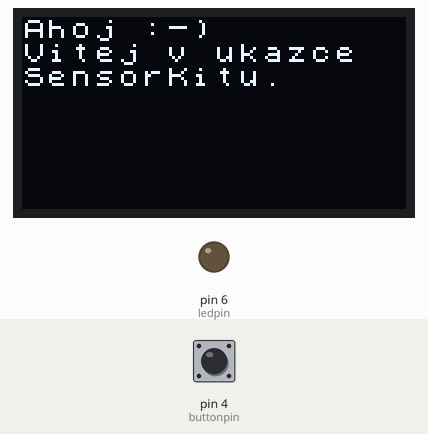
A sketch run on a simulated Arduino Uno, built with avr-gcc and run on an emulated ATmega328P. Shown: 128×64 one-colour display, output pins drawn as LEDs (lit = HIGH). Inputs (shaded band) come from the test bench; at power-on: pin 4 (buttonpin) HIGH.

Above: at 2.3 s.
At 18.0 s:
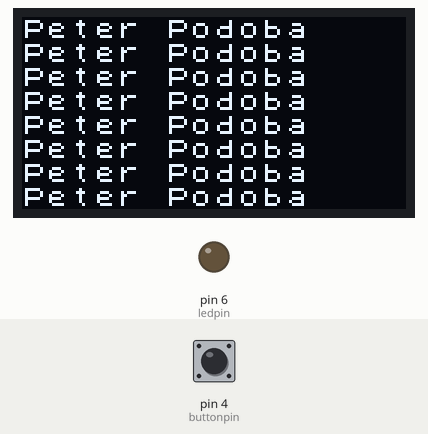
18.1 s: pin 4 (buttonpin) pulled LOW for 3 s
At 19.0 s:
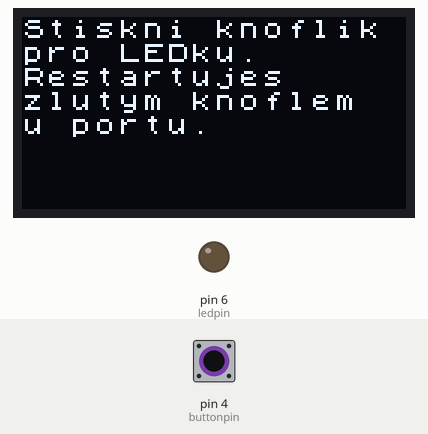
At 26.1 s:
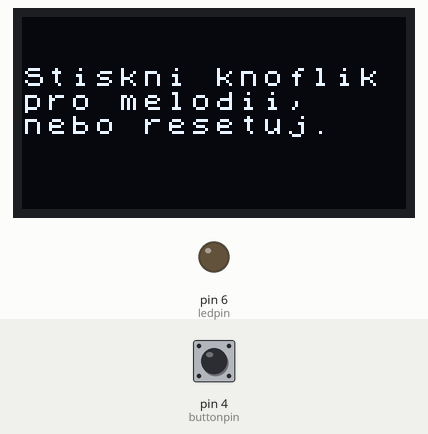
Timing chart, 0 to 33.2 s (numbered marks = the images above; inputs shaded):
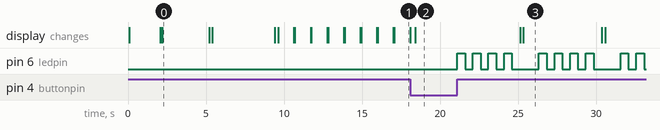

The sketch:

seedkit_UKAZKA_RV.ino
```cpp
/* --------------------PROGRAM PRO SEEEDKIT, ukázka chodu--------------------
 * Program sloužící k pochopení základů programování
 * komentáře jsou vždy texty začínající s //
 * Program doporučuji pro správné pochopení číst posloupně,
 * a to podle částí (PRVNÍ - SEDMÁ) - jsou PROMÍCHANÉ!!!
 * INTERKATIVNÍ ČÁSTI PROGRAMU JSOU OKOMENTOVÁNY ZAČÁTKEM "HRAJ SI"
 * Napsal René Valenta, 12/2022
 */

//--------------PRVNÍ ČÁST--------------//
// nahrání knihoven funkcí
// knihovna SensorKit pro OLED displej
#include <Arduino_SensorKit.h>

// deklarace (vytvoření) proměnné buttonpin s číslem 4

// nejčastější proměnné do začátku jsou: int, float, String, bool
// int = přirozené číslo, float = nepřirozené číslo (desetinné)
// String = text, bool = True/False (pravda/nepravda)
// jedná se o číslo digitálního vstupu tlačítka,
// které uložíme do paměti pod název "buttonpin"
int buttonpin = 4;

// to samé pro LED diodu
int ledpin = 6;

// to samé pro bzučák
int buzzerpin = 5;

// deklarace proměnných frekvencí bzučáku pod názvy not
int NOTE_G3 = 196;
int NOTE_A3 = 220;
int NOTE_B3 = 247;
int NOTE_C4 = 262;

// deklarace posloupnosti tónů
int melodie[] = {
   NOTE_C4, NOTE_G3, NOTE_G3, NOTE_A3, NOTE_G3, 0, NOTE_B3, NOTE_C4
};

// deklarace posloupnosti trvání tónů (vteřiny)
int trvaniMelodie[] = {
  4, 8, 8, 4, 4, 4, 4, 4
};

//--------------DRUHÁ ČÁST--------------//
// funkce setup()
// funkce začínají vždy jako "void" (tzn. funkce) a poté její název zakončen uzavřenou závorkou
// každá funkce je ohraničena kroucenou závorkou (od názvu až po její konec)
// tím se rozlišují jednotlivé části programu (procesy)
// tato funkce nastavuje všechny komunikace, moduly a vstupy/výstupy
void setup() {

  // zahájení sériové komunikace s OLED displejem
  Oled.begin();

  // nastavení naklopení displeje
  Oled.setFlipMode(true);

  // nastavení tlačítka (digitálního pinu) jako vstupu
  // vstup je nastaven jako PULLUP, tudíž pro Arduino: nestisklý = HIGH, stisklý = LOW
  // použita je zde naše proměnná buttonpin, jinak by zde bylo číslo 4
  pinMode(buttonpin, INPUT_PULLUP);

  // to samé pro LED diodu, OUTPUT = výstup
  pinMode(ledpin, OUTPUT);
}

//--------------SEDMÁ ČÁST--------------//
// funkce melodik()
// opět běží smyčka while (true), a to kvůli stálé
// kontrole stavu tlačítka - kdyby nebyla ve smyčce,
// ihned by zapomněla jeho stav a vůbec by se nespustila
void melodik() {

while (true) {

  // pokud bude stav tlačítka stisklý, provede úkon co zadáme
  if (digitalRead(buttonpin) == HIGH) {

      // cyklus FOR
      // cyklus FOR je odlišný od cyklu WHILE tím, že u něj známe přesné parametry
      // víme totiž na jaké hodnotě začne, na jaké skončí a jak bude posloupně postupovat
      // (zda bude inkrementovat (zvyšovat hodnotu), nebo dekrementovat (snižovat hodnotu)
      // zde zavádíme začátek na deklarované proměnné ton = 0,
      // druhý zápis určuje konec cyklu (jakmile bude ton = 8),
      // poslední zápis ton++ říká, že inkrementujeme
      for (int ton = 0; ton < 8; ton++) {

        // ihned pod cyklem for je v závorce vše, co pro každý prvek dané posloupnosti udělá
        // zavede pro každý prvek proměnnou dobatonu, což 1000 děleno (/) prvkem ton v seznamu trvaniMelodie[]
        int dobatonu = 1000 / trvaniMelodie[ton];

        // výsledek vynásobí 1.30, a to uloží pod proměnnou spozdeni (čas mezi tóny)
        int spozdeni = dobatonu * 1.30;

        // metodou tone() pošle do výstupu buzzerpin tón ze seznamu tónů, který potrvá určitou dobu
        // tato doba je brána ze seznamu trvaniMelodie[]
        tone(buzzerpin, melodie[ton], trvaniMelodie);

        // vyčká konkrétní prodlevu
        delay(spozdeni);

        // vypne výstup na buzzerpin
        noTone(buzzerpin);
      }
      if (digitalRead(buttonpin) == LOW) {
        // HRAJ SI - zde zadej obsah jaký chceš (dej pozor, maximum znaků pro řádek je 16)
        oledInteractive("Peter Podoba");
      }
  }
}
}

//--------------ŠESTÁ ČÁST--------------//
// funkce LEDshow
// spouštící cyklus zjišťující stav tlačítka
// a obsahující blikající sekvenci
void LEDshow() {

  // cyklus while (true) znamená, že se opakuje donekonečna,
  // pokud není přerušen
  while (true) {

    // pokud bude stav tlačítka stisklý, provede úkon co zadáme
    if (digitalRead(buttonpin) == HIGH) {

        // pošle na výstup LED diody HIGH (tj. logická 1, +5V)
        digitalWrite(ledpin, HIGH);

        // vyčká půl vteřiny
        delay(500);

        // pošle na výstup LOW (tj. logická 0, vypne napájení)
        digitalWrite(ledpin, LOW);
        delay(500);
        digitalWrite(ledpin, HIGH);
        delay(500);
        digitalWrite(ledpin, LOW);
        delay(500);
        digitalWrite(ledpin, HIGH);
        delay(500);
        digitalWrite(ledpin, LOW);
        delay(500);
        digitalWrite(ledpin, HIGH);
        delay(500);
        digitalWrite(ledpin, LOW);
        delay(500);

        Oled.clearDisplay();
        Oled.setFont(u8x8_font_chroma48medium8_r);
        Oled.setCursor(0,2);
        Oled.println("Stiskni knoflik");
        Oled.setCursor(0,3);
        Oled.println("pro melodii,");
        Oled.setCursor(0,4);
        Oled.println("nebo resetuj.");
        delay(1000);

        // zde již nepotřebujeme přerušovat cyklus, nýbrž jen spustit funkce
        // proto zde nemáme switch/case, ale jednoduchou podmínku if = pokud
        // pokud bude stav tlačítka stisklý, provede úkon co zadáme
        if (digitalRead(buttonpin) == LOW) {

          // spustí melodickou funkci
          melodik();
        }
  }
  }
}

//--------------ČTVRTÁ ČÁST--------------//
// funkce oledIntroduction
// funkce spouštící primitivní úvod
void oledIntroduction() {

  // nastavení fontu písma
  Oled.setFont(u8x8_font_chroma48medium8_r);

  // nastavení kurzoru textu (osa x-počáteční znak v řádku,osa y-řádek)
  // počet znaků na řádku je 16, počet řádků je 8, číslovaných logicky - tedy 0-7
  Oled.setCursor(0,0);

  // vytištění textu (musíme hlídat počet znaků)
  Oled.println("Ahoj :-)");

  // vyčká 2 sekundy (2000 milisekund)
  delay(2000);

  // dál pokračujeme stejně, pouze měníme řádky
  // a tiskneme nové texty
  Oled.setCursor(0,1);
  Oled.println("Vitej v ukazce");
  Oled.setCursor(0,2);
  Oled.println("SensorKitu.");
  delay(3000);
  Oled.setCursor(0,3);
  Oled.println("Displej vypise");
  Oled.setCursor(0,4);
  Oled.println("text, ktery");
  Oled.setCursor(0,5);
  Oled.println("mu zadas.");
  delay(4000);
  Oled.clearDisplay();
  Oled.setCursor(0,2);
  Oled.println("Stiskni knoflik");
  Oled.setCursor(0,3);
  Oled.println("pro tisk:");
}

//--------------PÁTÁ ČÁST--------------//
// HRAJ SI - funkce oledInteractive
// v závorce funkce máme deklarovanou textovou proměnnou content
// tato proměnná je parametr funkce, což je libovolná proměnná,
// kterou použijeme v dané funkci jak chceme, a poté
// když funkci spustíme kdekoliv jinde, do její závorky
// napíšeme obsah, který bude tato proměnná mít
// tím funkce provede svůj úkon s daty, které jí předložíme
void oledInteractive(String content) {

  // cyklus while (true) znamená, že se opakuje donekonečna,
  // pokud není přerušen
  while (true) {

    // pokud bude stav tlačítka stisklý, provede úkon co zadáme
    if (digitalRead(buttonpin) == HIGH) {

        // smaže obsah
        Oled.clearDisplay();
        Oled.setFont(u8x8_font_chroma48medium8_r);
        Oled.setCursor(0,0);
        Oled.println(content);
        delay(1000);
        Oled.setCursor(0,1);
        Oled.println(content);
        delay(1000);
        Oled.setCursor(0,2);
        Oled.println(content);
        delay(1000);
        Oled.setCursor(0,3);
        Oled.println(content);
        delay(1000);
        Oled.setCursor(0,4);
        Oled.println(content);
        delay(1000);
        Oled.setCursor(0,5);
        Oled.println(content);
        delay(1000);
        Oled.setCursor(0,6);
        Oled.println(content);
        delay(1000);
        Oled.setCursor(0,7);
        Oled.println(content);
        delay(1000);
        Oled.clearDisplay();
        Oled.setCursor(0,0);
        Oled.println("Stiskni knoflik");
        Oled.setCursor(0,1);
        Oled.println("pro LEDku.");
        Oled.setCursor(0,2);
        Oled.println("Restartujes");
        Oled.setCursor(0,3);
        Oled.println("zlutym knoflem");
        Oled.setCursor(0,4);
        Oled.println("u portu.");
        if (digitalRead(buttonpin) == LOW) {
           // pokud bude stisknuto, zapne LEDshow
           LEDshow();
        }
      }
  }
}

//--------------TŘETÍ ČÁST--------------//
// počáteční funkce loop(), která se vžsy jako první spustí
// po zapnutí Arduina, načtení proměnných a spuštění funkce setup()
// zde nám po spuštění jednou spustí úvodní funkci,
// a poté pokračuje interaktivní, která běží až do vypnutí
void loop() {
  oledIntroduction();

  // HRAJ SI - zde zadej obsah jaký chceš (dej pozor, maximum znaků pro řádek je 16)
  oledInteractive("Peter Podoba");
}
```

Measured:
- after the input at 18.1 s, pin 6 (ledpin): LOW → HIGH after 3.0 s, then repeats every 5.2 s: 3 × (LOW 0.50 s, HIGH 0.50 s), LOW 1.7 s, HIGH 0.50 s
- what the display in image 0 shows lasts 3.0 s, from 2.2 s to 5.2 s
- what the display in image 1 shows lasts 1.0 s, from 17.1 s to 18.1 s
